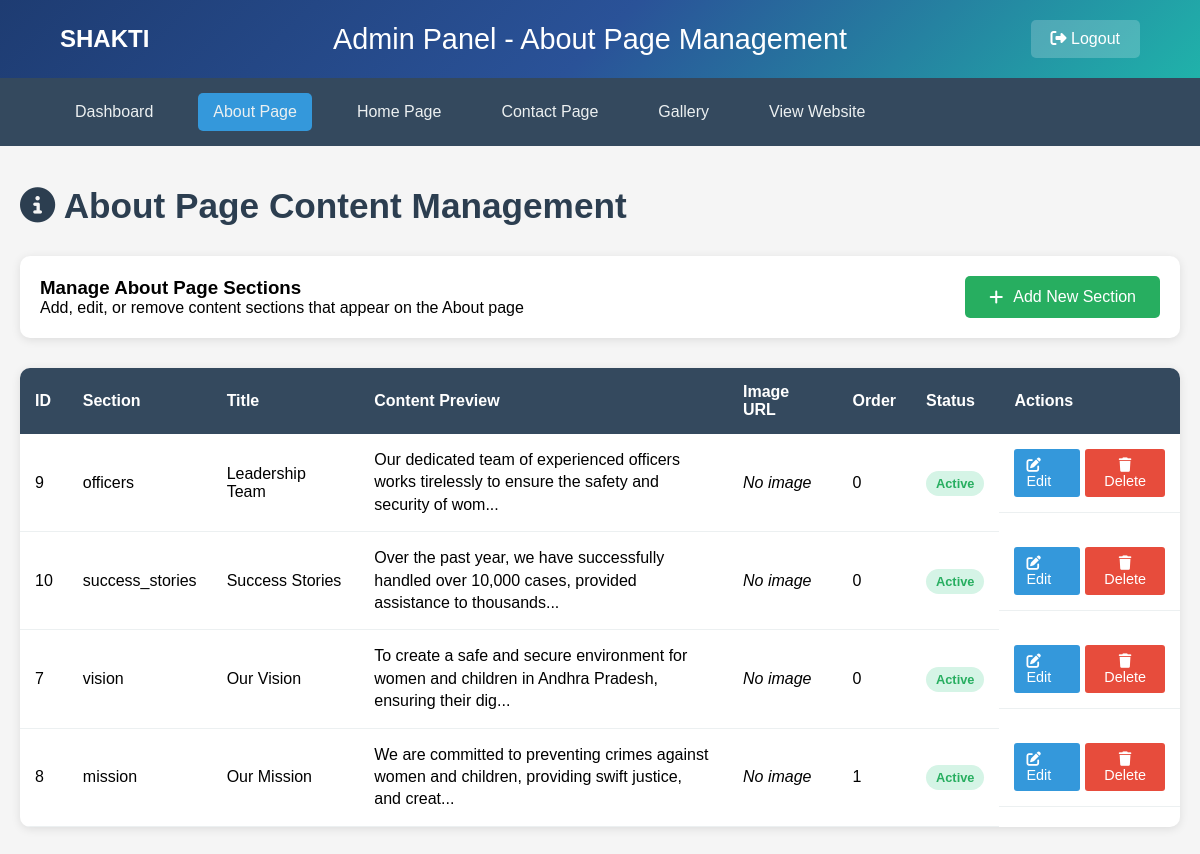
The app's page /admin/about (signed in) with its own data.
### tables this page shows
CREATE TABLE about_content (
            id INTEGER PRIMARY KEY AUTOINCREMENT,
            section_name TEXT NOT NULL, -- 'intro', 'mission', 'vision', 'team_member'
            title TEXT,
            content TEXT NOT NULL,
            image_url TEXT,
            sort_order INTEGER DEFAULT 0,
            is_active INTEGER DEFAULT 1,
            created_at TIMESTAMP DEFAULT CURRENT_TIMESTAMP,
            updated_at TIMESTAMP DEFAULT CURRENT_TIMESTAMP
        );

### app.py (the view)
@app.route('/admin/about')
def admin_about():
    if not session.get('admin_logged_in'):
        return redirect(url_for('admin_login'))
    conn = sqlite3.connect('women_safety.db')
    cursor = conn.cursor()
    cursor.execute('SELECT id, section_name, title, content, image_url, sort_order, is_active FROM about_content ORDER BY sort_order, section_name')
    about_sections = cursor.fetchall()
    conn.close()
    return render_template('admin_about.html', about_sections=about_sections)

### templates/admin_about.html (shortened to what this page needs)
<!DOCTYPE html>
<html lang="en">
<head>
    <link rel="stylesheet" href="https://cdnjs.cloudflare.com/ajax/libs/font-awesome/6.4.0/css/all.min.css">
</head>
<body>
    <div class="header">
        <div class="logo">SHAKTI</div>
        <div class="admin-title">Admin Panel - About Page Management</div>
        <a href="{{ url_for('admin_logout') }}" class="logout-btn">
            <i class="fas fa-sign-out-alt"></i> Logout
        </a>
    </div>
    <div class="nav-bar">
        <div class="nav-menu">
            <a href="{{ url_for('admin_dashboard') }}">Dashboard</a>
            <a href="{{ url_for('admin_about') }}" class="active">About Page</a>
            <a href="{{ url_for('admin_home') }}">Home Page</a>
            <a href="{{ url_for('admin_contact') }}">Contact Page</a>
            <a href="{{ url_for('admin_gallery') }}">Gallery</a>
            <a href="/">View Website</a>
        </div>
    </div>
    <div class="container">
        <h1 class="page-title">
            <i class="fas fa-info-circle"></i> About Page Content Management
        </h1>
        <div class="action-bar">
            <div>
                <h3>Manage About Page Sections</h3>
                <p>Add, edit, or remove content sections that appear on the About page</p>
            </div>
            <a href="{{ url_for('admin_add_about_section') }}" class="add-btn">
                <i class="fas fa-plus"></i> Add New Section
            </a>
        </div>
        <div class="content-table">
            <table>
                <thead>
                    <tr>
                        <th>ID</th>
                        <th>Section</th>
                        <th>Title</th>
                        <th>Content Preview</th>
                        <th>Image URL</th>
                        <th>Order</th>
                        <th>Status</th>
                        <th>Actions</th>
                    </tr>
                </thead>
                <tbody>
                    {% for section in about_sections %}
                    <tr>
                        <td>{{ section[0] }}</td>
                        <td>{{ section[1] }}</td>
                        <td>{{ section[2] }}</td>
                        <td class="content-preview">{{ section[3][:100] }}{% if section[3]|length > 100 %}...{% endif %}</td>
                        <td>
                            {% if section[4] %}
                                <a href="{{ section[4] }}" target="_blank">View Image</a>
                            {% else %}
                                <em>No image</em>
                            {% endif %}
                        </td>
                        <td>{{ section[5] }}</td>
                        <td>
                            {% if section[6] %}
                                <span class="status-badge status-active">Active</span>
                            {% else %}
                                <span class="status-badge status-inactive">Inactive</span>
                            {% endif %}
                        </td>
                        <td class="action-btns">
                            <a href="{{ url_for('admin_edit_about_section', section_id=section[0]) }}" class="btn btn-edit">
                                <i class="fas fa-edit"></i> Edit
                            </a>
                            <form method="POST" action="{{ url_for('admin_delete_about_section', section_id=section[0]) }}" style="display: inline;">
                                <button type="submit"
                                       class="btn btn-delete"
                                       onclick="return confirm('Are you sure you want to delete this section?')"
                                       style="border: none; cursor: pointer;">
                                    <i class="fas fa-trash"></i> Delete
                                </button>
                            </form>
                        </td>
                    </tr>
                    {% endfor %}
                </tbody>
            </table>
        </div>
    </div>
</body>
</html>

### templates/admin_about.html (style rules this page uses)
* { margin: 0; padding: 0; box-sizing: border-box; }
body { font-family: Arial, sans-serif; background: #f5f5f5; }
.header { background: linear-gradient(135deg, #1e3c72 0%, #2a5298 50%, #20b2aa 100%); padding: 20px 60px; display: flex; align-items: center; justify-content: space-between; color: #fff; }
.logo { font-size: 1.5em; font-weight: bold; }
.admin-title { font-size: 1.8em; text-align: center; }
.logout-btn { background: rgba(255,255,255,0.2); color: #fff; padding: 10px 20px; border: none; border-radius: 5px; text-decoration: none; transition: all 0.3s; }
.nav-bar { background: #34495e; padding: 15px 60px; }
.nav-menu { display: flex; gap: 30px; }
.nav-menu a { color: #ecf0f1; text-decoration: none; padding: 10px 15px; border-radius: 5px; transition: all 0.3s; }
.nav-menu a:hover, .nav-menu a.active { background: #3498db; }
.container { max-width: 1200px; margin: 40px auto; padding: 0 20px; }
.page-title { font-size: 2.2em; color: #2c3e50; margin-bottom: 30px; }
.action-bar { display: flex; justify-content: space-between; align-items: center; margin-bottom: 30px; padding: 20px; background: #fff; border-radius: 10px; box-shadow: 0 2px 10px rgba(0,0,0,0.1); }
.add-btn { background: #27ae60; color: #fff; padding: 12px 24px; border: none; border-radius: 5px; text-decoration: none; display: inline-flex; align-items: center; gap: 10px; transition: all 0.3s; }
.content-table { width: 100%; background: #fff; border-radius: 10px; box-shadow: 0 2px 10px rgba(0,0,0,0.1); overflow: hidden; }
.content-table table { width: 100%; border-collapse: collapse; }
.content-table th { background: #34495e; color: #fff; padding: 15px; text-align: left; font-weight: 600; }
.content-table td { padding: 15px; border-bottom: 1px solid #ecf0f1; }
.status-badge { padding: 5px 10px; border-radius: 15px; font-size: 0.8em; font-weight: bold; }
.status-active { background: #d5f4e6; color: #27ae60; }
.action-btns { display: flex; gap: 5px; }
.btn { padding: 8px 12px; border: none; border-radius: 3px; text-decoration: none; font-size: 0.9em; cursor: pointer; transition: all 0.3s; }
.btn-edit { background: #3498db; color: #fff; }
.btn-delete { background: #e74c3c; color: #fff; }
.content-preview { max-width: 400px; max-height: 80px; overflow: hidden; text-overflow: ellipsis; line-height: 1.4; }

### records on screen
about_content: id "9", section_name "officers", title "Leadership Team", content "Our dedicated team of experienced officers works tirelessly to ensure the safety and security of wom", sort_order "0", is_active "Active"
about_content: id "10", section_name "success_stories", title "Success Stories", content "Over the past year, we have successfully handled over 10,000 cases, provided assistance to thousands", sort_order "0", is_active "Active"
about_content: id "7", section_name "vision", title "Our Vision", content "To create a safe and secure environment for women and children in Andhra Pradesh, ensuring their dig", sort_order "0", is_active "Active"
about_content: id "8", section_name "mission", title "Our Mission", content "We are committed to preventing crimes against women and children, providing swift justice, and creat", image_url "No image", sort_order "1", is_active "Active"
